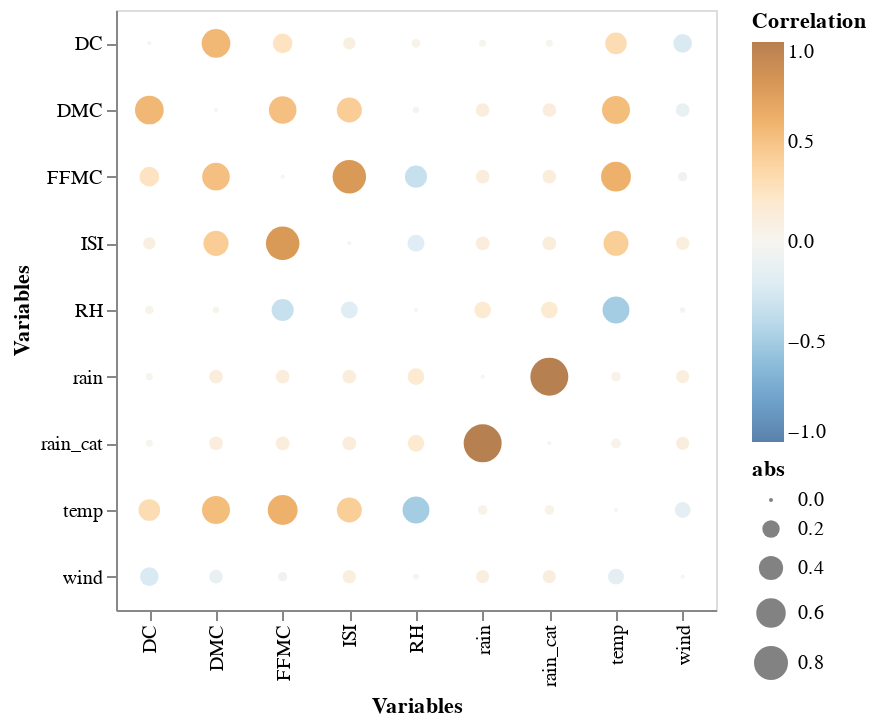

Write notebook code for a chart like this one.
### Code cell
train_df_numeric = cleaned_train_set.drop(["X", "Y", "month", "day", 'season', 'fire'], axis=1)

corr_df = train_df_numeric.corr("spearman").stack().reset_index(name="corr")
corr_df.loc[corr_df["corr"] == 1, "corr"] = 0
corr_df["abs"] = corr_df["corr"].abs()

(
    alt.Chart(corr_df)
    .mark_circle()
    .encode(x = alt.X("level_0", title = "Variables"),
            y = alt.Y("level_1", title = "Variables"),
            size = "abs",
            color = alt.Color('corr',
                               scale = alt.Scale(scheme = 'blueorange',
                                                 domain = (-1, 1)),
                               title = "Correlation"))
).properties(
    width = 300,
    height = 300
)

### Figure 1 — Vega-Lite specification as saved in the notebook (floating-point values rounded to 4 significant figures)
{"$schema": "https://vega.github.io/schema/vega-lite/v4.8.1.json", "config": {"view": {"continuousHeight": 300, "continuousWidth": 400}}, "data": {"name": "data-7f39328c3010818b3fb434cda70d8e5f"}, "datasets": {"data-7f39328c3010818b3fb434cda70d8e5f": [{"abs": 0, "corr": 0, "level_0": "FFMC", "level_1": "FFMC"}, {"abs": 0.523, "corr": 0.523, "level_0": "FFMC", "level_1": "DMC"}, {"abs": 0.2575, "corr": 0.2575, "level_0": "FFMC", "level_1": "DC"}, {"abs": 0.776, "corr": 0.776, "level_0": "FFMC", "level_1": "ISI"}, {"abs": 0.613, "corr": 0.613, "level_0": "FFMC", "level_1": "temp"}, {"abs": 0.331, "corr": -0.331, "level_0": "FFMC", "level_1": "RH"}, {"abs": 0.04908, "corr": -0.04908, "level_0": "FFMC", "level_1": "wind"}, {"abs": 0.1218, "corr": 0.1218, "level_0": "FFMC", "level_1": "rain"}, {"abs": 0.1219, "corr": 0.1219, "level_0": "FFMC", "level_1": "rain_cat"}, {"abs": 0.523, "corr": 0.523, "level_0": "DMC", "level_1": "FFMC"}, {"abs": 0, "corr": 0, "level_0": "DMC", "level_1": "DMC"}, {"abs": 0.5664, "corr": 0.5664, "level_0": "DMC", "level_1": "DC"}, {"abs": 0.4299, "corr": 0.4299, "level_0": "DMC", "level_1": "ISI"}, {"abs": 0.536, "corr": 0.536, "level_0": "DMC", "level_1": "temp"}, {"abs": 0.01781, "corr": 0.01781, "level_0": "DMC", "level_1": "RH"}, {"abs": 0.121, "corr": -0.121, "level_0": "DMC", "level_1": "wind"}, {"abs": 0.121, "corr": 0.121, "level_0": "DMC", "level_1": "rain"}, {"abs": 0.1204, "corr": 0.1204, "level_0": "DMC", "level_1": "rain_cat"}, {"abs": 0.2575, "corr": 0.2575, "level_0": "DC", "level_1": "FFMC"}, {"abs": 0.5664, "corr": 0.5664, "level_0": "DC", "level_1": "DMC"}, {"abs": 0, "corr": 0, "level_0": "DC", "level_1": "DC"}, {"abs": 0.09494, "corr": 0.09494, "level_0": "DC", "level_1": "ISI"}, {"abs": 0.3167, "corr": 0.3167, "level_0": "DC", "level_1": "temp"}, {"abs": 0.04163, "corr": 0.04163, "level_0": "DC", "level_1": "RH"}, {"abs": 0.2318, "corr": -0.2318, "level_0": "DC", "level_1": "wind"}, {"abs": 0.02303, "corr": 0.02303, "level_0": "DC", "level_1": "rain"}, {"abs": 0.02234, "corr": 0.02234, "level_0": "DC", "level_1": "rain_cat"}, {"abs": 0.776, "corr": 0.776, "level_0": "ISI", "level_1": "FFMC"}, {"abs": 0.4299, "corr": 0.4299, "level_0": "ISI", "level_1": "DMC"}, {"abs": 0.09494, "corr": 0.09494, "level_0": "ISI", "level_1": "DC"}, {"abs": 0, "corr": 0, "level_0": "ISI", "level_1": "ISI"}, {"abs": 0.4264, "corr": 0.4264, "level_0": "ISI", "level_1": "temp"}, {"abs": 0.1909, "corr": -0.1909, "level_0": "ISI", "level_1": "RH"}, {"abs": 0.1133, "corr": 0.1133, "level_0": "ISI", "level_1": "wind"}, {"abs": 0.1228, "corr": 0.1228, "level_0": "ISI", "level_1": "rain"}, {"abs": 0.1228, "corr": 0.1228, "level_0": "ISI", "level_1": "rain_cat"}, {"abs": 0.613, "corr": 0.613, "level_0": "temp", "level_1": "FFMC"}, {"abs": 0.536, "corr": 0.536, "level_0": "temp", "level_1": "DMC"}, {"abs": 0.3167, "corr": 0.3167, "level_0": "temp", "level_1": "DC"}, {"abs": 0.4264, "corr": 0.4264, "level_0": "temp", "level_1": "ISI"}, {"abs": 0, "corr": 0, "level_0": "temp", "level_1": "temp"}, {"abs": 0.4962, "corr": -0.4962, "level_0": "temp", "level_1": "RH"}, {"abs": 0.1644, "corr": -0.1644, "level_0": "temp", "level_1": "wind"}, {"abs": 0.05498, "corr": 0.05498, "level_0": "temp", "level_1": "rain"}, {"abs": 0.05413, "corr": 0.05413, "level_0": "temp", "level_1": "rain_cat"}, {"abs": 0.331, "corr": -0.331, "level_0": "RH", "level_1": "FFMC"}, {"abs": 0.01781, "corr": 0.01781, "level_0": "RH", "level_1": "DMC"}, {"abs": 0.04163, "corr": 0.04163, "level_0": "RH", "level_1": "DC"}, {"abs": 0.1909, "corr": -0.1909, "level_0": "RH", "level_1": "ISI"}, {"abs": 0.4962, "corr": -0.4962, "level_0": "RH", "level_1": "temp"}, {"abs": 0, "corr": 0, "level_0": "RH", "level_1": "RH"}, {"abs": 0.01183, "corr": 0.01183, "level_0": "RH", "level_1": "wind"}, {"abs": 0.1828, "corr": 0.1828, "level_0": "RH", "level_1": "rain"}, {"abs": 0.1829, "corr": 0.1829, "level_0": "RH", "level_1": "rain_cat"}, {"abs": 0.04908, "corr": -0.04908, "level_0": "wind", "level_1": "FFMC"}, {"abs": 0.121, "corr": -0.121, "level_0": "wind", "level_1": "DMC"}, {"abs": 0.2318, "corr": -0.2318, "level_0": "wind", "level_1": "DC"}, {"abs": 0.1133, "corr": 0.1133, "level_0": "wind", "level_1": "ISI"}, {"abs": 0.1644, "corr": -0.1644, "level_0": "wind", "level_1": "temp"}, {"abs": 0.01183, "corr": 0.01183, "level_0": "wind", "level_1": "RH"}, {"abs": 0, "corr": 0, "level_0": "wind", "level_1": "wind"}, {"abs": 0.11, "corr": 0.11, "level_0": "wind", "level_1": "rain"}, {"abs": 0.1096, "corr": 0.1096, "level_0": "wind", "level_1": "rain_cat"}, {"abs": 0.1218, "corr": 0.1218, "level_0": "rain", "level_1": "FFMC"}, {"abs": 0.121, "corr": 0.121, "level_0": "rain", "level_1": "DMC"}, {"abs": 0.02303, "corr": 0.02303, "level_0": "rain", "level_1": "DC"}, {"abs": 0.1228, "corr": 0.1228, "level_0": "rain", "level_1": "ISI"}, {"abs": 0.05498, "corr": 0.05498, "level_0": "rain", "level_1": "temp"}, {"abs": 0.1828, "corr": 0.1828, "level_0": "rain", "level_1": "RH"}, {"abs": 0.11, "corr": 0.11, "level_0": "rain", "level_1": "wind"}, {"abs": 0, "corr": 0, "level_0": "rain", "level_1": "rain"}, {"abs": 1.0, "corr": 1.0, "level_0": "rain", "level_1": "rain_cat"}, {"abs": 0.1219, "corr": 0.1219, "level_0": "rain_cat", "level_1": "FFMC"}, {"abs": 0.1204, "corr": 0.1204, "level_0": "rain_cat", "level_1": "DMC"}, {"abs": 0.02234, "corr": 0.02234, "level_0": "rain_cat", "level_1": "DC"}, {"abs": 0.1228, "corr": 0.1228, "level_0": "rain_cat", "level_1": "ISI"}, {"abs": 0.05413, "corr": 0.05413, "level_0": "rain_cat", "level_1": "temp"}, {"abs": 0.1829, "corr": 0.1829, "level_0": "rain_cat", "level_1": "RH"}, {"abs": 0.1096, "corr": 0.1096, "level_0": "rain_cat", "level_1": "wind"}, {"abs": 1.0, "corr": 1.0, "level_0": "rain_cat", "level_1": "rain"}, {"abs": 0, "corr": 0, "level_0": "rain_cat", "level_1": "rain_cat"}]}, "encoding": {"color": {"field": "corr", "scale": {"domain": [-1, 1], "scheme": "blueorange"}, "title": "Correlation", "type": "quantitative"}, "size": {"field": "abs", "type": "quantitative"}, "x": {"field": "level_0", "title": "Variables", "type": "nominal"}, "y": {"field": "level_1", "title": "Variables", "type": "nominal"}}, "height": 300, "mark": "circle", "width": 300}
